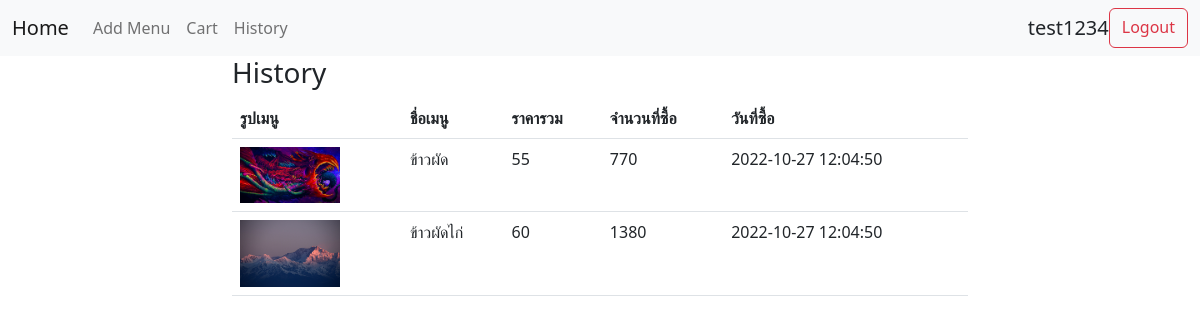
/pages/history.php (signed in), run on the app's committed database.
### tables this page shows
CREATE TABLE `orders` (
  `or_id` int(10) NOT NULL,
  `or_foodid` int(10) NOT NULL,
  `or_ownid` int(10) NOT NULL,
  `or_count` int(10) NOT NULL,
  `or_status` int(1) NOT NULL DEFAULT 1,
  `or_timestamp` timestamp NOT NULL DEFAULT current_timestamp()
);

CREATE TABLE `foods` (
  `menu_id` int(10) NOT NULL,
  `menu_name` varchar(100) NOT NULL,
  `menu_type` int(1) NOT NULL,
  `menu_file` varchar(100) NOT NULL,
  `menu_price` int(10) NOT NULL,
  `menu_status` int(1) NOT NULL DEFAULT 1,
  `menu_timestamp` timestamp NOT NULL DEFAULT current_timestamp()
);

### services/functions/history.php (called while the page is built)
<?php
$userid = $_SESSION['userid'];
$query_history = "SELECT * FROM orders,food_types,foods WHERE or_ownid = $userid AND or_foodid = menu_id AND menu_type = mft_id";
$query_history = mysqli_query($conn, $query_history);

### pages/history.php (the view, shortened to what this page needs)
<?php
include('./../services/connect.php');
?>
<!DOCTYPE html>
<html lang="en">
<head>
  <link rel="stylesheet" href="./../bs5/css//bootstrap.min.css">
</head>
<body>
  <?php include('./components/navbar.php') ?>
  <div class="container">
    <div class="row">
      <div class="col-2"></div>
      <div class="col-8">
        <h3>History</h3>
        <table class="table hover">
          <tr>
            <th>รูปเมนู</th>
            <th>ชื่อเมนู</th>
            <th>ราคารวม</th>
            <th>จำนวนที่ซื้อ</th>
            <th>วันที่ซื้อ</th>
          </tr>
          <?php
          require('./../services/functions/history.php');
          while ($result_fetch_menu = mysqli_fetch_assoc($query_history)) {
          ?>
          <tr>
            <td><img width="100px" src="./../img/<?= $result_fetch_menu['menu_file'] ?>" alt=""></td>
            <td><?= $result_fetch_menu['menu_name'] ?></td>
            <td><?= $result_fetch_menu['menu_price'] ?></td>
            <td><?= $result_fetch_menu['menu_price'] * $result_fetch_menu['or_count'] ?></td>
            <td><?= $result_fetch_menu['or_timestamp'] ?></td>
          </tr>
          <?php } ?>
        </table>
      </div>
      <div class="col-2">
      </div>
    </div>
  </div>
</body>
</html>

### pages/components/navbar.php
<nav class="navbar navbar-expand-lg navbar-light bg-light">
  <div class="container-fluid">
    <a href="./homepage.php" class="navbar-brand">Home</a>
    <div class="collapse navbar-collapse">
      <ul class="navbar-nav me-auto mb-2 mb-lg-0">
        <li class="nav-item">
          <a class="nav-link" href="./menu.php">Add Menu</a>
        </li>
        <li class="nav-item">
          <a class="nav-link" href="./cart.php">Cart</a>
        </li>
        <li class="nav-item">
          <a class="nav-link" href="./history.php">History</a>
        </li>
      </ul>
    </div>
    <div class="d-flex">
      <h5 class="mt-2"><?= $_SESSION['username'] ?></h5>
      <a href="./../services/logout.php" class="btn btn-outline-danger">Logout</a>
    </div>
  </div>
</nav>

### data on the page
orders: or_foodid.menu_file (picture), or_foodid.menu_name "ข้าวผัด", or_foodid.menu_price "55", $result_fetch_menu['menu_price'] * $result_fetch_menu['or_count'] "770", or_timestamp "2022-10-27 12:04:50"
orders: or_foodid.menu_file (picture), or_foodid.menu_name "ข้าวผัดไก่", or_foodid.menu_price "60", $result_fetch_menu['menu_price'] * $result_fetch_menu['or_count'] "1380", or_timestamp "2022-10-27 12:04:50"

### other printed values
$_SESSION['username'] "test1234"
